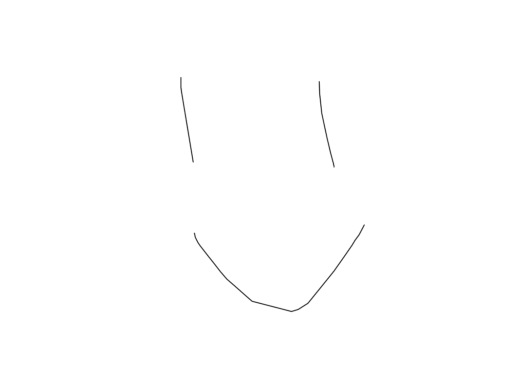
#> input picture test/originalImage.png, 512 x 384 px; the run also reads 1 picture not shown here
$ python test.py
#> lines starting #> are read from the running program, lines starting #| are printed output that depends on the picture
### stegstash/imagelsb.py
""" encode and decode methods """
import numpy as np
from PIL import Image
from metprint import LogType, Logger, FHFormatter
from stegstash.lsb import LSB

exts = ["bmp", "gif", "png", "webp"]


# [5 lines left out: function extNotLossless, not called in this run]


def encode(openPath, writePath, data, imageMapSeed, password=""):
	"""encode an image with data using lsb steganography

	Args:
		openPath (string): path to the original image to open
		writePath (string): path to write the stego-image
		data (string|bytes|<file>): data to encode
		imageMapSeed (string): seed to generate the lsb map
		password (str, optional): password to encrypt the data with. Defaults to "".
	"""
	image, size, mode = openImg(openPath)
	encodeLsb = LSB(image, data=data)
	encodeLsb.encode(imageMapSeed, password)
	writeImg(writePath, image, size, mode)


def decode(openPath, imageMapSeed, password="", zeroTerm=True, file=None):
	"""decode data from an image using lsb steganography

	Args:
		openPath (string): path to the stego-image to decode
		imageMapSeed (string): seed to generate the lsb map
		password (str, optional): password to encrypt the data with. Defaults to "".
		zeroTerm (boolean, optional): stop decoding on \x00 (NUL). Defaults to True.
		file (<file>, optional): file pointer. Defaults to None.

	Returns:
		bytes: data from the image
	"""
	image, _size, _mode = openImg(openPath)
	decodeLsb = LSB(image)
	return decodeLsb.decode(imageMapSeed, password, zeroTerm, file)


def simpleEncode(openPath, writePath, data):
	"""encode an image with data using lsb steganography

	Args:
		openPath (string): path to the original image to open
		writePath (string): path to write the stego-image
		data (string|bytes|<file>): data to encode
	"""
	image, size, mode = openImg(openPath)
	encodeLsb = LSB(image, data=data)
	image = encodeLsb.simpleEncode()
	writeImg(writePath, image, size, mode)


def simpleDecode(openPath, zeroTerm=True, file=None):
	"""decode data from an image using lsb steganography

	Args:
		openPath (string): path to the stego-image to decode
		zeroTerm (boolean, optional): stop decoding on \x00 (NUL). Defaults to True.
		file (<file>, optional): file pointer. Defaults to None.

	Returns:
		bytes: data from the image
	"""
	image, _size, _mode = openImg(openPath)
	decodeLsb = LSB(image)
	return decodeLsb.simpleDecode(zeroTerm, file)


def openImg(path):
	"""Open an image as a numpy array

	Args:
		path (string): path to the image to open

	Returns:
		numpy.array, (int, int), string: A 1D numpy array containing image
		pixels, image size, image mode
	"""
#> called with path = 'test/originalImage.png'
	# Lossless BMP, GIF, PNG, WEBP (some)
	fileExt = path.split(".")[-1].lower()
	if fileExt not in exts:
		extNotLossless(path)
		raise ValueError
	image = Image.open(path)
#> image is the input picture: PIL image 512x384 RGBA; mean R, G, B, A 254.5, 254.5, 254.5, 255
	mode = image.mode
#> mode = 'RGBA'
#> in simpleEncode, `image, size, mode = openImg(openPath)`: size = (512, 384); mode = 'RGBA'
#> in __init__, `self.arrayLen = len(array)`: self.arrayLen = 786432
	return np.array(image.convert("RGBA" if mode in ("RGBA",
	"PA") else "RGB")).flatten(), image.size, mode


def writeImg(path, image, imageSize, mode):
	"""Write a 1D numpy array to a file

	Args:
		path (string): path to the image to save
		image (numpy.array): 1D numpy array containing image pixels
		imageSize ((int, int)): size of the image
		mode (string): PIL Image mode typically one of "RGBA", "RGB", "PA", "P"
	"""
#> called with path = 'test/lsbSimpleEncode.png', image = array of shape (786432,), imageSize = (512, 384), mode = 'RGBA'
	fileExt = path.split(".")[-1].lower()
	if fileExt not in exts:
		extNotLossless(path)
		raise ValueError
	Image.fromarray(image.reshape(imageSize[1], imageSize[0],
	4 if mode in ("RGBA", "PA") else 3)).convert(mode).save(path)

def visual(openPath, imgPath):
	"""Visualize the use of lsb stegonography.

	Args:
		openPath (string): path to the text file to analyse
		imgPath (string): image file path
	"""
#> called with openPath = 'test/originalImage.png', imgPath = 'test/imagelsbVog.png'
	image, size, mode = openImg(openPath)
#> size = (512, 384); mode = 'RGBA'
	imageLen = len(image)
#> imageLen = 786432
	for pointer in range(imageLen):
		image[pointer] = (image[pointer] & 1) * 255
	writeImg(imgPath, image, size, mode)
#> call 2 of writeImg, with path = 'test/imagelsbVog.png', image = array of shape (786432,), imageSize = (512, 384), mode = 'RGBA'
#> in writeImg (call 2), `Image.fromarray(image.reshape(imageSize[1], imageSize[0], 4 if mode in..`:
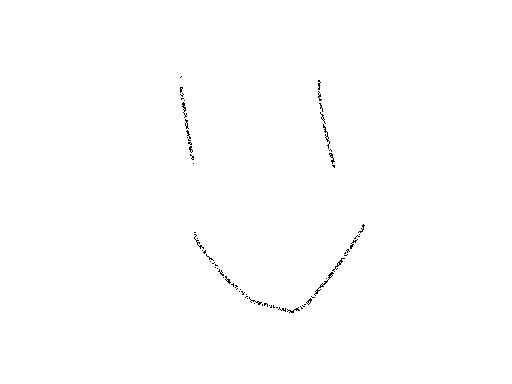
#> saved as imagelsbVog.png: PIL image 512x384 RGBA; mean R, G, B, A 254.1, 254.1, 254.1, 255
#> the loop in simpleDecode (call 2), `for _char in range(self.arrayLen // 8):` made 98304 passes

### stegstash/lsb.py
""" common lsb functions """
from random import SystemRandom
from stegstash.utils import toBin, toFile, getMap, otp

class LSB:
	"""Perform lsb encoding and decoding on an array
	"""
	def __init__(self, array, pointer=0, data=None):
		self.array = array
		self.arrayLen = len(array)
		self.pointer = pointer
		self.data = toBin(data)

	def setLsb(self, bit):
		""" set lsb """
		if self.pointer >= self.arrayLen:
			return
		self.array[self.pointer] = (self.array[self.pointer] & (2**16 - 2)) + bit
		self.pointer += 1


	def getLsb(self):
		""" get lsb """
		if self.pointer >= self.arrayLen:
			return 0
		bit = self.array[self.pointer] & 1
		self.pointer += 1
		return bit


	def setLsb8(self, byte):
		""" set lsb8 """
		for shift in range(8):
			self.setLsb(byte >> shift & 1) # Little endian


	def getLsb8(self):
		""" get lsb8 """
		byte = 0
		for shift in range(8):
			byte += self.getLsb() << shift # Little endian
		return byte, byte == 0


	def setLsb8C(self, char):
		""" set lsb8 char"""
		return self.setLsb8(ord(char))


	# [4 lines left out: function getLsb8C, not called in this run]


	def simpleDecode(self, zeroTerm=True, file=None):
		""" decode a flat array with no encryption

		Args:
		zeroTerm (boolean, optional): stop decoding on \x00 (NUL). Defaults to True.
		file (<file>, optional): file pointer. Defaults to None.
		"""
		data = []
		for _char in range(self.arrayLen // 8):
			char, zero = self.getLsb8()
			if zero and zeroTerm:
				break
			data.append(char)
		result = bytes(data)
		return toFile(result, file) if file else result


	def simpleEncode(self):
		""" encode a flat array with no encryption """
		for char in self.data:
			if self.pointer >= self.arrayLen - 8:
				break
			self.setLsb8(char)
		self.setLsb8(0) # Null terminate the string
		return self.array


	def decode(self, mapSeed, password="", zeroTerm=True, file=None):
		"""decode data from an array using lsb steganography

		Args:
		mapSeed (string): seed to generate the lsb map
		password (str, optional): password to encrypt the data with. Defaults to "".
		zeroTerm (boolean, optional): stop decoding on \x00 (NUL). Defaults to True.
		file (<file>, optional): file pointer. Defaults to None.

		Returns:
		bytes: data from the image
		"""
		lsbMap = getMap(self.array, mapSeed)
		data = []
		while self.pointer in range(self.arrayLen):
			byte = 0
			shift = 0
			while shift < 8:
				if lsbMap[self.pointer] > 0:
					bit = self.getLsb() # Little endian
					byte += bit << shift
					shift += 1
				else:
					self.pointer += 1 # Increment pointer anyway
			if byte == 0 and zeroTerm:
				break
			data.append(byte)
		result = otp(bytes(data), password, False)
		return toFile(result, file) if file else result

	def encode(self, mapSeed, password=""):
		"""encode an array with data using lsb steganography

		Args:
		mapSeed (string): seed to generate the lsb map
		password (str, optional): password to encrypt the data with. Defaults to "".
		"""
#> called with mapSeed = 'test', password = 'pass'
		data = otp(self.data, password) + b"\x00"
		lsbMap = getMap(self.array, mapSeed)
		systemRandom = SystemRandom()
		for char in data:
			shift = 0
			while shift < 8:
				if lsbMap[self.pointer] > 0:
					self.setLsb(char >> shift & 1)
					shift += 1
				else:
					self.setLsb(systemRandom.randint(0, 1))
		return self.array

### stegstash/utils.py
""" utility functions """
from io import BufferedReader, TextIOBase
import numpy as np


def charsToBin(chars):
	""" convert a sequence of chars to binary """
	return chars.encode("utf-8", "backslashreplace")


def binToChars(data):
	""" convert binary to a sequence of chars """
	return data.decode("utf-8", "backslashreplace")


def toBin(data):
	""" convert one of chars| bin| file to bin """
	if isinstance(data, bytes):
		return data
	if isinstance(data, BufferedReader):
		binary = data.read()
		data.close()
		return binary
	if isinstance(data, TextIOBase):
		binary = charsToBin(data.read())
		data.close()
		return binary
	if isinstance(data, str):
		return charsToBin(data)
	return b""


def toChars(data):
	""" convert one of chars| bin| file to chars """
	return binToChars(toBin(data))


def toFile(data, file):
	""" convert one of chars| bin| file to file """
	file.write(toBin(data))
	file.close()

def getMap(array, seed):
	""" get an array map from a seed using python's predictable number generator,
	Isn't security wonderful
	"""
	np.random.seed([ord(char) for char in seed])
	return np.random.randint(0, 2, len(array), int)

def otp(data, password, encodeFlag=True):
	""" do one time pad encoding on a sequence of chars """
	pwLen = len(password)
	if pwLen < 1:
		return data
	out = []
	for index, char in enumerate(data):
		pwPart = ord(password[index % pwLen])
		newChar = char + pwPart if encodeFlag else char - pwPart
		newChar = newChar + 256 if newChar < 0 else newChar
		newChar = newChar - 256 if newChar >= 256 else newChar
		out.append(newChar)
	return bytes(out)

# [13 lines left out: function otpChars, not called in this run]

### test/test.py
""" tests """
import sys
import os
from pathlib import Path
THISDIR = str(Path(__file__).resolve().parent)
sys.path.insert(0, os.path.dirname(THISDIR))

from stegstash import (imagelsb, fileappend, soundlsb, homoglyphs, msoffice, odf, zerowidth)

# Simple imagelsb
print("\n# simple imagelsb")
imagelsb.simpleEncode(THISDIR + "/originalImage.png",
THISDIR + "/lsbSimpleEncode.png", "hello world from lsbSimpleEncode!")
print(imagelsb.simpleDecode(THISDIR + "/lsbSimpleEncode.png"))
imagelsb.visual(THISDIR + "/originalImage.png", THISDIR + "/imagelsbVog.png")
imagelsb.visual(THISDIR + "/lsbSimpleEncode.png", THISDIR + "/imagelsbVen.png")

# Hide image simplelsb
print("\n# hide image simplelsb")
imagelsb.simpleEncode(THISDIR + "/originalImage.png",
THISDIR + "/lsbImageEncode.png", open(THISDIR + "/hideImage.png", "rb"))
imagelsb.simpleDecode(THISDIR + "/lsbImageEncode.png", False,
open(THISDIR + "/hideImageRecovered.png", "wb"))

# imagelsb
print("\n# imagelsb")
imagelsb.encode(THISDIR + "/originalImage.png", THISDIR + "/lsbEncode.png",
"hello world from lsbEncode!", "test", "pass")
print(imagelsb.decode(THISDIR + "/lsbEncode.png", "test", "pass"))

# fileappend
print("\n# fileappend")
fileappend.encode(THISDIR + "/originalImage.png",
THISDIR + "/appendEncode.png", "hello world from appendEncode!", "pass")
#> (this line was passed over: stegstash is not available in this run)
print(fileappend.decode(THISDIR + "/appendEncode.png", "pass"))
#> (this line was passed over: stegstash is not available in this run)
print(fileappend.detectSteg(THISDIR + "/originalImage.png"))
#> (this line was passed over: stegstash is not available in this run)
print(fileappend.detectSteg(THISDIR + "/appendEncode.png"))
#> (this line was passed over: stegstash is not available in this run)

# soundlsb
print("\n# soundlsb")
soundlsb.simpleEncode(THISDIR + "/originalSound.wav",
THISDIR + "/simpleEncode.wav", "hello world from soundLsbSimpleEncode!")
#> (this line was passed over: stegstash is not available in this run)
print(soundlsb.simpleDecode(THISDIR + "/simpleEncode.wav"))
#> (this line was passed over: stegstash is not available in this run)
soundlsb.encode(THISDIR + "/originalSound.wav", THISDIR + "/encode.wav",
"hello world from soundLsbEncode!", "test", "pass")
#> (this line was passed over: stegstash is not available in this run)
#> (the run stopped early here; a loop or call above may not have finished)
